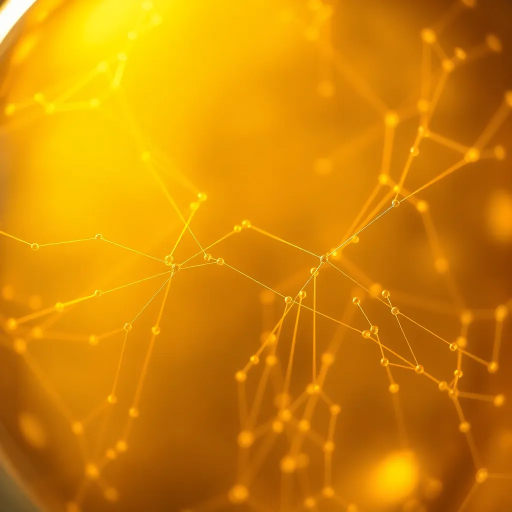
#> input picture assets/bifurcation-amber-2.webp, 1024 x 1024 px (shown at 1/2 size)
$ python -i structural-absence-5.py   (imports and definitions only)
#> lines starting #> are read from the running program, lines starting #| are printed output that depends on the picture
#!/usr/bin/env python3
"""Structural absence triptych — three architectural forms where the void IS the material.

1. I-section beam: the double-void is the beam's name
2. Gothic arch: the opening carries everything
3. Cantilever: concrete holding its breath over nothing

Minimal graphic style — thick planes of limestone against warm plaster,
deep voids rendered as shadow gradients.
"""

from PIL import Image, ImageDraw, ImageFilter
import random

# [1 line not run here, left out]

TW, TH = 1000, 600  # total width, per-panel height
BG = (235, 225, 208)       # warm plaster
STONE = (200, 187, 165)    # medium limestone
STONE_LIGHT = (220, 208, 188)
STONE_MED = (185, 172, 150)
STONE_DARK = (155, 142, 122)
VOID = (38, 33, 28)         # deep cavity
VOID_MID = (55, 48, 40)

def add_noise(img, intensity=2):
    """Add subtle noise to image using band-audio trick."""
    import io
    # Convert to bands, add noise, recombine
    r, g, b, a = img.split() if img.mode == 'RGBA' else (img.split())
    bands = list(a if a.mode == 'L' else [] for a in [r, g, b])

    for band_idx in range(3):
        pixels = bands[band_idx].load()
        w, h = bands[band_idx].size
        for y in range(h):
            for x in range(w):
                n = random.gauss(0, intensity)
                pixels[x, y] = max(0, min(255, pixels[x, y] + int(n)))

    if img.mode == 'RGBA':
        return Image.merge('RGBA', bands + [a])
    return Image.merge('RGB', bands)

# [290 lines left out: functions panel_frame, panel_ibeam, panel_arch, panel_cantilever, not called in this run]


# === Main ===
img = Image.new('RGB', (TW * 3, TH), BG)
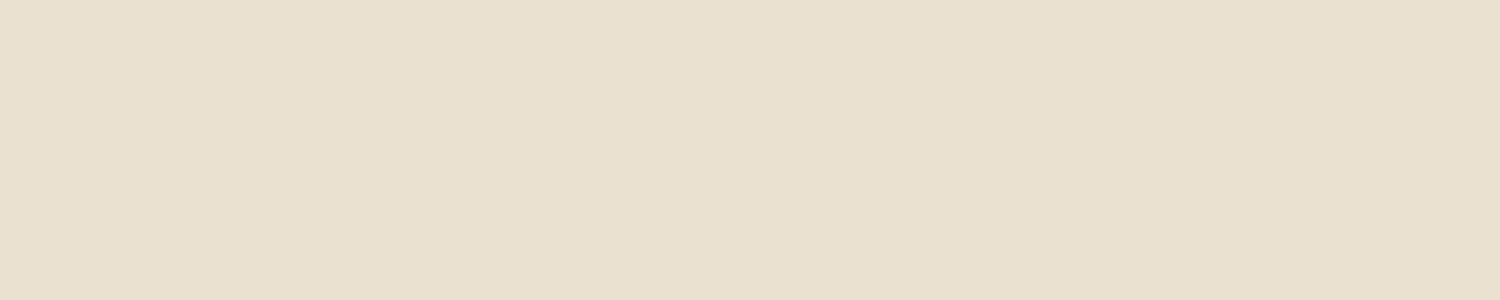
#> img: PIL image 3000x600 RGB (shown at 1/2 size); mean R, G, B 235, 225, 208
draw = ImageDraw.Draw(img)

# Frame panels
# [8 lines not run here, left out]

# Add noise
# [1 line that did not run here, left out]

# [2 lines not run here, left out]

>>> import cv2
>>> picture = cv2.imread('bifurcation-amber-2.webp', cv2.IMREAD_GRAYSCALE)
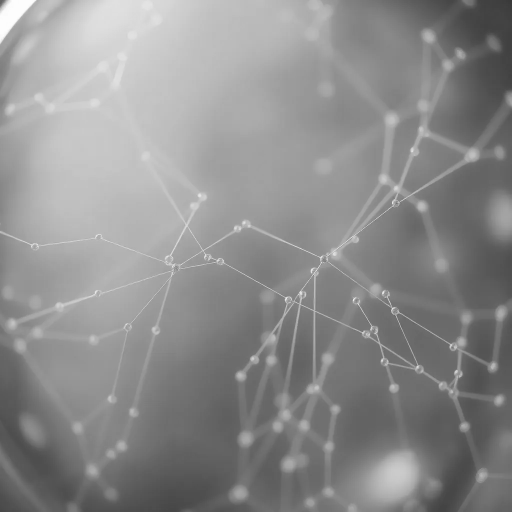
#> picture: shape (1024, 1024) (shown at 1/2 size); min 57, max 254, mean 140.7
>>> result = add_noise(picture)
#> (the run stopped early here; a loop or call above may not have finished)

$ run again, on assets/boundary-void-0.webp
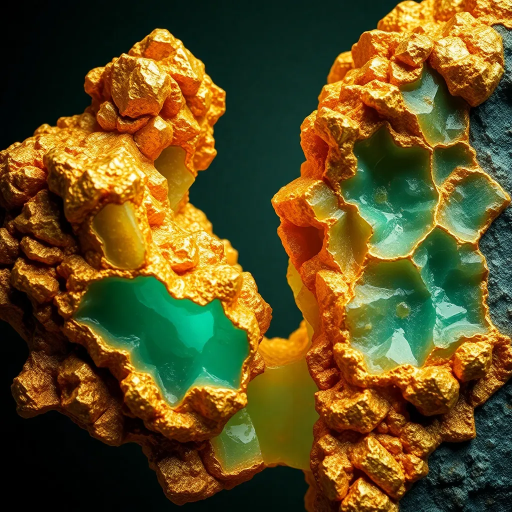
#> input picture assets/boundary-void-0.webp, 1024 x 1024 px (shown at 1/2 size)
#> `picture = cv2.imread('bifurcation-amber-2.webp', cv2.IMREAD_GRAYSCALE)`:
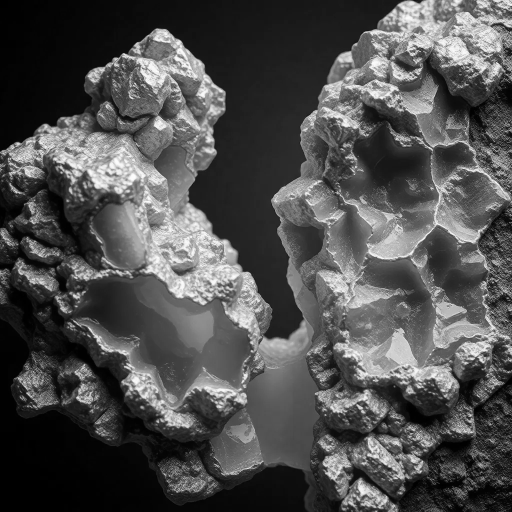
#> picture: shape (1024, 1024) (shown at 1/2 size); min 0, max 254, mean 78.9
